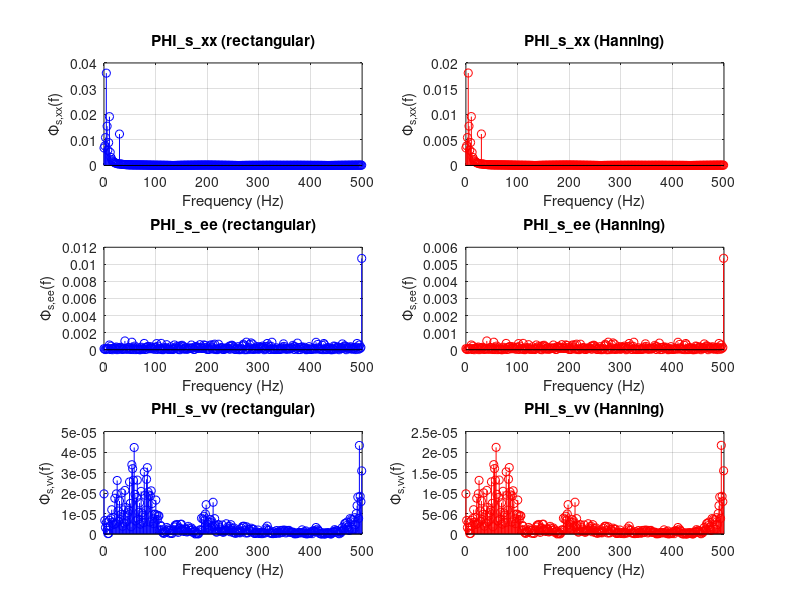

Recreate this plot in MATLAB. (Note: this script raises an error after producing the figure.)
%% Sekcja 5: Metoda korelogramowa (okno Hanninga, Mw=N/5)
Tp = 0.001;
N=2000;
Mw = round(N/6);  % Mw=400 próbek
N = 2*Mw+1;
tau = (-Mw) : Mw;
n = 0:N-1;
sigma = 0.8;
x = sin(2*pi*5*n*Tp) + 0.5*sin(2*pi*10*n*Tp) + 0.25*sin(2*pi*30*n*Tp);
e = sigma * randn(1,N);
H = tf([0.1], [1, -0.9], Tp);
v = lsim(H, e, n*Tp)';



% DLA porównania z mniejszym okneml modyfikujemy Mw

rng(77,'twister'); % stałe ziarno generatora liczb losowych



x_DFT = Tp * fft(x);
e_DFT = Tp * fft(e);
v_DFT = Tp * fft(v);
% rectangle window (rectangular/boxcar) of length Mw (centered on 0..2*Mw)
% w_p should be length 2*Mw+1 to match rxx indexing (which is 2*Mw+1)
%w_p = ones(1, 2*Mw+1);  % prostokątne okno o wartości 1
w_p = zeros(2*Mw+1, 1);
for i = 1 : N
    %tau_i = i - Mw;
    %if abs(tau_i) <= Mw
    w_p(i) = 1;  % długość 2*Mw+1
    %end
end
%w_p = ones(size(tau)); 

% compute autocorrelation of x (biased estimate) up to lag Mw
rxx = xcorr(x, x, Mw, 'biased');  % długość 2*Mw+1, odpowiada indeksom -Mw: Mw
ree = xcorr(e, e, Mw, 'biased');
rvv = xcorr(v, v, Mw, 'biased');
% ensure w_h (Hanning) used below aligns with rxx length
% form vector for summation: w_h is defined later, but here prepare rxx for use
corr_x = rxx;  % name used in the surrounding expression
corr_e = ree; 
corr_v = rvv; 

PHI_s_xx_p = Tp * sum(w_p .* corr_x .* x_DFT);
PHI_s_ee_p = Tp * sum(w_p .* corr_e .* e_DFT);
PHI_s_vv_p = Tp * sum(w_p .* corr_v .* v_DFT);

% Hanning window (okno Hanninga) of length 2*Mw+1, 
w_h = zeros(N, 1);
for i = 1 : N
    %tau_i = i - Mw;
    %if abs(tau_i) <= Mw
    w_h(i) = 0.5 * (1 + cos(pi*i/Mw)); %tau_i/Mw));  % długość 2*Mw+1
    %end
end

PHI_s_xx_h = Tp * sum(w_h .* corr_x .* x_DFT); % 3 sinusy
PHI_s_ee_h = Tp * sum(w_h .* corr_e .* e_DFT); % szum biały
PHI_s_vv_h = Tp * sum(w_h .* corr_v .* v_DFT); % szum kolorowy
%%
k = -Mw:Mw;  % przesunizenia τ
lags = k;

% Prepare figure: 3 rows x 2 cols. Left column: PSD from rectangular window, right: PSD from Hanning
figure;

% Convert DFT frequency bins to Hz
fs = 1/Tp;
f = (0:N-1)*(fs/N);

% Plot PHI_s_xx_h (rectangular vs Hanning)
subplot(3,2,1);
stem(f, abs(PHI_s_xx_p), 'b-');
xlim([0 fs/2]); title('PHI\_s\_xx (rectangular)');
xlabel('Frequency (Hz)'); ylabel('\Phi_{s,xx}(f)'); grid on;

subplot(3,2,2);
stem(f, abs(PHI_s_xx_h), 'r-');
xlim([0 fs/2]); title('PHI\_s\_xx (Hanning)');
xlabel('Frequency (Hz)'); ylabel('\Phi_{s,xx}(f)'); grid on;

% Plot PHI_s_ee_h (rectangular vs Hanning)
subplot(3,2,3);
stem(f, abs(PHI_s_ee_p), 'b-');
xlim([0 fs/2]); title('PHI\_s\_ee (rectangular)');
xlabel('Frequency (Hz)'); ylabel('\Phi_{s,ee}(f)'); grid on;

subplot(3,2,4);
stem(f, abs(PHI_s_ee_h), 'r-');
xlim([0 fs/2]); title('PHI\_s\_ee (Hanning)');
xlabel('Frequency (Hz)'); ylabel('\Phi_{s,ee}(f)'); grid on;

% Plot PHI_s_vv_h (rectangular vs Hanning)
subplot(3,2,5);
stem(f, abs(PHI_s_vv_p), 'b-');
xlim([0 fs/2]); title('PHI\_s\_vv (rectangular)');
xlabel('Frequency (Hz)'); ylabel('\Phi_{s,vv}(f)'); grid on;

subplot(3,2,6);
stem(f, abs(PHI_s_vv_h), 'r-');
xlim([0 fs/2]); title('PHI\_s\_vv (Hanning)');
xlabel('Frequency (Hz)'); ylabel('\Phi_{s,vv}(f)'); grid on;

sgtitle('Porównanie PSD: prostokątne (niebieski) vs Hanning (czerwony)');

%%
% %% Estymatorem gęstości widmowej mocy o mniejszej wariancji jest estymator wyznaczany metodą korelogramową (pośrednią) w użyciem tzw. okna przesunięciowego.
% % PSD szumu białego e(nTp) - N=2000, σ=0.8
% Tp=0.001; N=2000; n=0:N-1;
% sigma=0.8; e=sigma*randn(1,N);
% 
% % Periodogram (14)
% Ek=Tp*fft(e); Phi_p=(Tp/N)*abs(Ek).^2;
% 
% % Korelogram (16) - okno Hanning Mw=N/5
% Mw=round(N/5); r=xcorr(e,Mw,'biased'); 
% w=0.5*(1-cos(2*pi*(0:Mw)'/(2*Mw))); w=[w(end:-1:2);w];
% Phi_k=Tp*real(ifft(fft(r.*w(1:length(r)),length(r)))); Phi_k=Phi_k(1:N);
% 
% f=(0:N/2-1)*(1/Tp)/N;  % Hz
% figure;
% semilogy(f,Phi_p(1:N/2),'b-',f,Phi_k(1:N/2),'r--'); 
% hold on; yline(sigma^2,'g:','σ²=0.64');
% title('Periodogram (niebieski) vs Korelogram (czerwony)'); 
% xlim([0 250]); legend; grid on;
